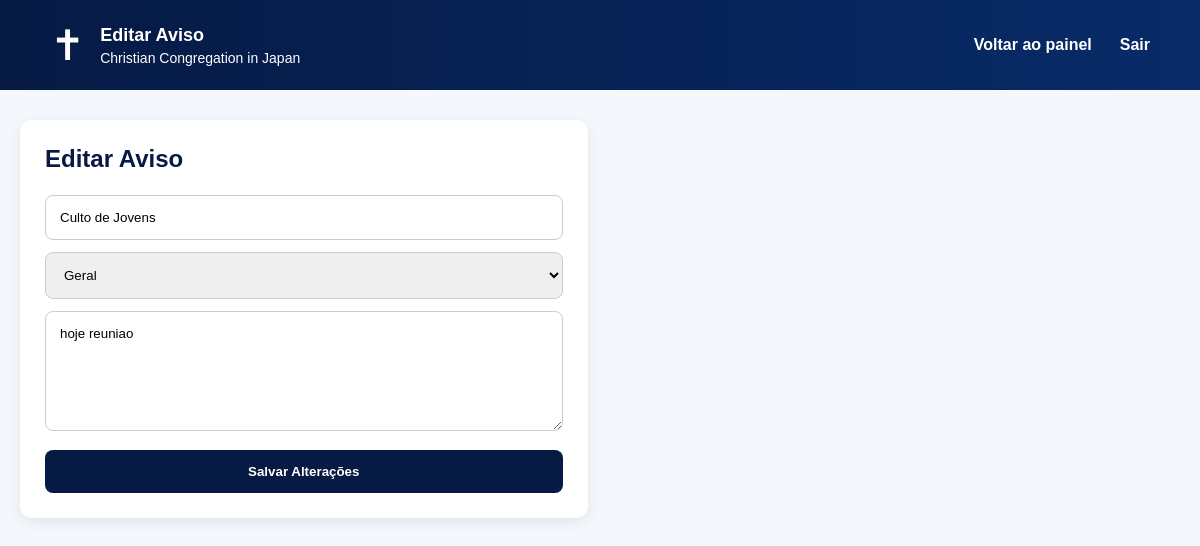
/editar/2 (signed in), run on the app's committed database.
### tables this page shows
CREATE TABLE avisos (
            id INTEGER PRIMARY KEY AUTOINCREMENT,
            titulo TEXT NOT NULL,
            mensagem TEXT NOT NULL,
            categoria TEXT NOT NULL,
            data TEXT NOT NULL
        );

### app.py (the view, shortened to what this page needs)
@app.route("/editar/<int:id>", methods=["GET", "POST"])
def editar(id):
    if not session.get("admin"):
        return redirect(url_for("login"))
    conn = conectar()
    aviso = conn.execute(
        "SELECT * FROM avisos WHERE id = ?",
        (id,)
    ).fetchone()
    if not aviso:
        conn.close()
        return redirect(url_for("admin"))
    conn.close()
    return render_template(
        "editar.html",
        aviso=aviso
    )

### app.py (called while the page is built)
def conectar():
    conn = sqlite3.connect("avisos.db")
    conn.row_factory = sqlite3.Row
    return conn

### templates/editar.html (shortened to what this page needs)
<!DOCTYPE html>
<html lang="pt-br">
<head>
    <link rel="stylesheet" href="{{ url_for('static', filename='css/style.css') }}">
</head>
<body>
<header class="topo">
    <div class="logo">
        <div class="icone">✝</div>
        <div>
            <h1>Editar Aviso</h1>
            <p>Christian Congregation in Japan</p>
        </div>
    </div>
    <nav>
        <a href="{{ url_for('admin') }}">Voltar ao painel</a>
        <a href="{{ url_for('sair') }}">Sair</a>
    </nav>
</header>
<main class="admin-container">
    <section class="form-card">
        <h2>Editar Aviso</h2>
        <form method="POST">
            <input
                type="text"
                name="titulo"
                maxlength="100"
                value="{{ aviso['titulo'] }}"
                required
            >
            <select name="categoria" required>
                <option value="GERAL" {% if aviso['categoria'] == 'GERAL' %}selected{% endif %}>Geral</option>
            </select>
            <textarea
                name="mensagem"
                rows="6"
                required
            >{{ aviso['mensagem'] }}</textarea>
            <button type="submit">Salvar Alterações</button>
        </form>
    </section>
</main>
</body>
</html>

### static/css/style.css (style rules this page uses)
* { margin: 0; padding: 0; box-sizing: border-box; }
html { scroll-behavior: smooth; }
body { font-family: Arial, Helvetica, sans-serif; background: #f4f7fb; color: #061a44; }
.topo { background: linear-gradient(90deg, #061a44, #082b68); color: white; min-height: 90px; padding: 0 50px; display: flex; justify-content: space-between; align-items: center; }
.logo { display: flex; align-items: center; gap: 15px; }
.icone { font-size: 42px; }
.logo h1 { font-size: 18px; font-weight: 800; }
.logo p { font-size: 14px; margin-top: 4px; }
nav { display: flex; align-items: center; gap: 28px; }
nav a { color: white; text-decoration: none; font-weight: 600; }
.admin-container { max-width: 1200px; margin: 30px auto; padding: 0 20px; display: grid; grid-template-columns: 1fr 1fr; gap: 25px; }
.form-card { background: white; padding: 25px; border-radius: 12px; box-shadow: 0 4px 14px rgba(0, 0, 0, 0.08); }
.form-card h2 { margin-bottom: 10px; }
.form-card input, .form-card select, .form-card textarea { width: 100%; padding: 14px; margin-top: 12px; border: 1px solid #ccc; border-radius: 8px; font-family: Arial, Helvetica, sans-serif; }
.form-card textarea { resize: vertical; }
.form-card button { width: 100%; margin-top: 15px; padding: 14px; background: #061a44; color: white; border: none; border-radius: 8px; cursor: pointer; font-weight: bold; }

### data on the page
avisos: titulo "Culto de Jovens", categoria "Geral", mensagem "hoje reuniao"
